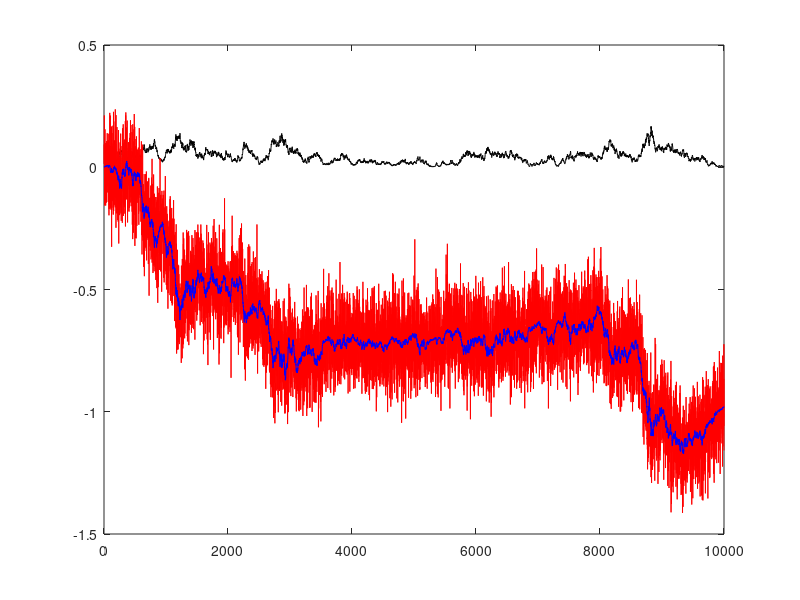

Write MATLAB code to recreate this figure.
rate = 250;
Tmax = 10;
dt = 0.001;
T = linspace(0,Tmax,Tmax/dt);

mu = 0.05;
kappa = 5;
alpha = 0.04;
gamma = 0.5;
rho = -0.5;

cov = [1,rho;rho,1];

dW = sqrt(dt)*(1/sqrt(2))*cov*randn(2,length(T));
X = zeros(1,length(T));
v = zeros(1,length(T));
Y = zeros(1,length(T));
eta = 0.1*randn(1,length(T));

% generate v
v(1) = 0;
for i = 2:length(T)
   v(i) =  v(i-1) + kappa*(alpha - v(i-1))*dt + sqrt(v(i-1))*gamma*dW(1,i);
end

% generate X
X(1) = 0;
for i = 2:length(T)
    X(i) = X(i-1) + (mu - 0.5*v(i))*dt + sqrt(v(i))*dW(2,i);
end

% generate Y
for i = 1:length(T)
   Y(i) = X(i) + eta(i);
end

grids = zeros(1,rate);

for i = 1:rate
   for j = i:rate:(length(T)-rate)
      grids(i) = grids(i) + (Y(j+rate)-Y(j))^2; 
   end
end

qv = mean(grids);
qv = qv/(2*Tmax/dt)
sigX = (0.5*dt/Tmax)*sum(diff(X).^2)
% sigY = (1/Tmax)*sum(diff(Y).^2)
% mean(v)
% 
plot(v, 'Color', 'black')
hold on
plot(Y, 'Color', 'red')
plot(X, 'Color', 'blue')
hold off



